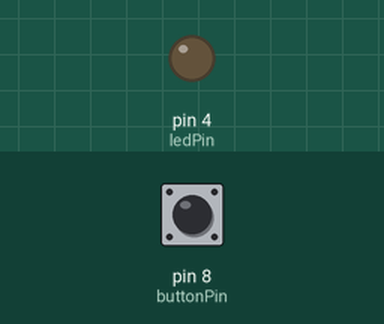
Bench run of a sketch on a simulated Arduino Uno, built with avr-gcc and run on an emulated ATmega328P. Shown: output pins drawn as LEDs (lit = HIGH). Inputs (shaded band) come from the test bench; at power-on: pin 8 (buttonPin) LOW.

Above: at 1.2 s.
1.3 s: pin 8 (buttonPin) pulled HIGH for 0.15 s
At 1.37 s:
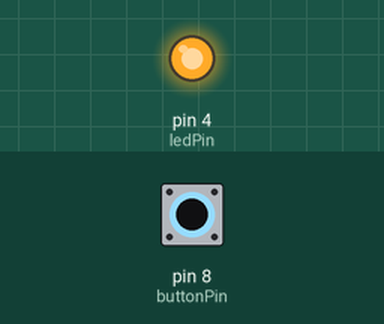
2.9 s: pin 8 (buttonPin) pulled HIGH for 3.2 s
At 7.0 s:
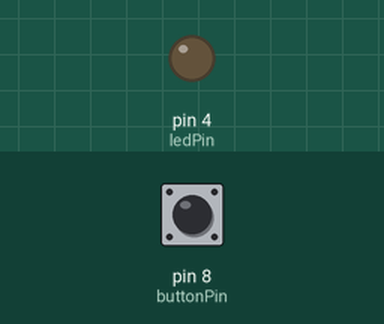
Timing chart, 0 to 8.5 s (numbered marks = the images above; inputs shaded):
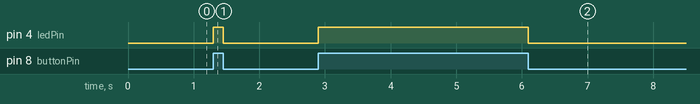

Measured:
- after the input at 1.3 s, pin 4 (ledPin): LOW → HIGH at once, → LOW 0.15 s later
- after the input at 2.9 s, pin 4 (ledPin): LOW → HIGH at once, → LOW 3.2 s later

The sketch:

Button_20Q1.ino
```cpp
// constants won't change. They're used here to set pin numbers:
const int buttonPin = 8;     // the number of the pushbutton pin
const int ledPin =  4;      // the number of the LED pin

// variables will change:
int buttonState = 0;         // variable for reading the pushbutton status

void setup() {
  // initialize the LED pin as an output:
  pinMode(ledPin, OUTPUT);
  // initialize the pushbutton pin as an input:
  pinMode(buttonPin, INPUT);
}

void loop() {
  // read the state of the pushbutton value:
  buttonState = digitalRead(buttonPin);

  // check if the pushbutton is pressed. If it is, the buttonState is HIGH:
  if (buttonState == HIGH) {
    // turn LED on:
    digitalWrite(ledPin, HIGH);
  } else {
    // turn LED off:
    digitalWrite(ledPin, LOW);
  }
}
```
